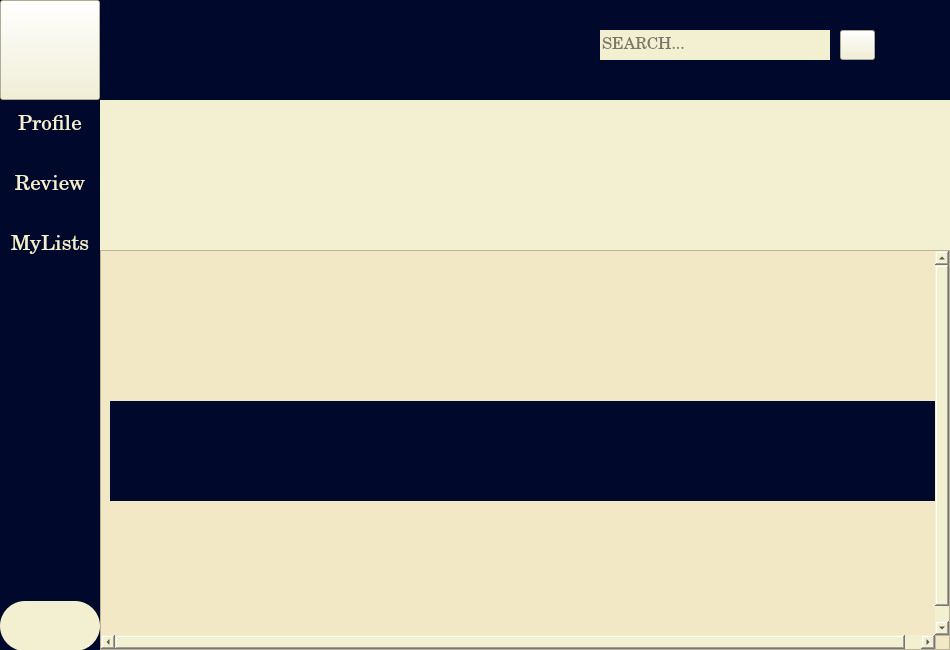
<?xml version="1.0" encoding="UTF-8"?>
<ui version="4.0">
 <class>Form</class>
 <widget class="QWidget" name="Form">
  <property name="geometry">
   <rect>
    <x>0</x>
    <y>0</y>
    <width>950</width>
    <height>650</height>
   </rect>
  </property>
  <property name="minimumSize">
   <size>
    <width>950</width>
    <height>650</height>
   </size>
  </property>
  <property name="maximumSize">
   <size>
    <width>950</width>
    <height>650</height>
   </size>
  </property>
  <property name="font">
   <font>
    <family>Century Schoolbook</family>
   </font>
  </property>
  <property name="windowTitle">
   <string>Form</string>
  </property>
  <property name="styleSheet">
   <string notr="true">background-color: rgb(243, 240, 209);</string>
  </property>
  <widget class="QFrame" name="menu">
   <property name="geometry">
    <rect>
     <x>0</x>
     <y>0</y>
     <width>100</width>
     <height>650</height>
    </rect>
   </property>
   <property name="minimumSize">
    <size>
     <width>100</width>
     <height>650</height>
    </size>
   </property>
   <property name="maximumSize">
    <size>
     <width>100</width>
     <height>650</height>
    </size>
   </property>
   <property name="font">
    <font>
     <family>Segoe UI</family>
    </font>
   </property>
   <property name="styleSheet">
    <string notr="true">background-color: rgb(0, 9, 44);</string>
   </property>
   <property name="frameShape">
    <enum>QFrame::StyledPanel</enum>
   </property>
   <property name="frameShadow">
    <enum>QFrame::Raised</enum>
   </property>
   <widget class="QPushButton" name="libmovBT">
    <property name="geometry">
     <rect>
      <x>0</x>
      <y>0</y>
      <width>100</width>
      <height>100</height>
     </rect>
    </property>
    <property name="minimumSize">
     <size>
      <width>100</width>
      <height>100</height>
     </size>
    </property>
    <property name="maximumSize">
     <size>
      <width>100</width>
      <height>100</height>
     </size>
    </property>
    <property name="font">
     <font>
      <family>Verdana</family>
      <pointsize>15</pointsize>
      <bold>true</bold>
     </font>
    </property>
    <property name="styleSheet">
     <string notr="true">background-color: rgb(243, 240, 209);
color: rgb(131, 16, 16);</string>
    </property>
    <property name="text">
     <string/>
    </property>
    <property name="icon">
     <iconset resource="resources.qrc">
      <normaloff>:/Icons/Icons/LIBMOV.png</normaloff>:/Icons/Icons/LIBMOV.png</iconset>
    </property>
    <property name="iconSize">
     <size>
      <width>100</width>
      <height>100</height>
     </size>
    </property>
    <property name="flat">
     <bool>false</bool>
    </property>
   </widget>
   <widget class="QWidget" name="layoutWidget">
    <property name="geometry">
     <rect>
      <x>0</x>
      <y>100</y>
      <width>107</width>
      <height>551</height>
     </rect>
    </property>
    <layout class="QVBoxLayout" name="verticalLayout_3">
     <property name="spacing">
      <number>10</number>
     </property>
     <property name="rightMargin">
      <number>0</number>
     </property>
     <property name="bottomMargin">
      <number>0</number>
     </property>
     <item>
      <widget class="QPushButton" name="profileBT">
       <property name="minimumSize">
        <size>
         <width>100</width>
         <height>50</height>
        </size>
       </property>
       <property name="maximumSize">
        <size>
         <width>100</width>
         <height>50</height>
        </size>
       </property>
       <property name="font">
        <font>
         <family>Century Schoolbook</family>
         <pointsize>16</pointsize>
        </font>
       </property>
       <property name="styleSheet">
        <string notr="true">color:rgb(243, 240, 209);</string>
       </property>
       <property name="text">
        <string>Profile</string>
       </property>
       <property name="flat">
        <bool>true</bool>
       </property>
      </widget>
     </item>
     <item>
      <widget class="QPushButton" name="reviewBT">
       <property name="minimumSize">
        <size>
         <width>100</width>
         <height>50</height>
        </size>
       </property>
       <property name="maximumSize">
        <size>
         <width>100</width>
         <height>50</height>
        </size>
       </property>
       <property name="font">
        <font>
         <family>Century Schoolbook</family>
         <pointsize>16</pointsize>
        </font>
       </property>
       <property name="styleSheet">
        <string notr="true">color:rgb(243, 240, 209);</string>
       </property>
       <property name="text">
        <string>Review</string>
       </property>
       <property name="flat">
        <bool>true</bool>
       </property>
      </widget>
     </item>
     <item>
      <widget class="QPushButton" name="watchBT">
       <property name="minimumSize">
        <size>
         <width>100</width>
         <height>50</height>
        </size>
       </property>
       <property name="maximumSize">
        <size>
         <width>100</width>
         <height>50</height>
        </size>
       </property>
       <property name="font">
        <font>
         <family>Century Schoolbook</family>
         <pointsize>16</pointsize>
        </font>
       </property>
       <property name="styleSheet">
        <string notr="true">color:rgb(243, 240, 209);</string>
       </property>
       <property name="text">
        <string>MyLists</string>
       </property>
       <property name="flat">
        <bool>true</bool>
       </property>
      </widget>
     </item>
     <item>
      <spacer name="verticalSpacer">
       <property name="orientation">
        <enum>Qt::Vertical</enum>
       </property>
       <property name="sizeHint" stdset="0">
        <size>
         <width>20</width>
         <height>40</height>
        </size>
       </property>
      </spacer>
     </item>
     <item>
      <widget class="QPushButton" name="logoutBT">
       <property name="minimumSize">
        <size>
         <width>100</width>
         <height>50</height>
        </size>
       </property>
       <property name="maximumSize">
        <size>
         <width>100</width>
         <height>50</height>
        </size>
       </property>
       <property name="font">
        <font>
         <family>Verdana</family>
         <pointsize>15</pointsize>
         <bold>false</bold>
        </font>
       </property>
       <property name="styleSheet">
        <string notr="true">background-color: rgb(243, 240, 209);
border-radius: 25px;
border-color: rgb(0, 9, 44);</string>
       </property>
       <property name="text">
        <string/>
       </property>
       <property name="icon">
        <iconset resource="resources.qrc">
         <normaloff>:/Icons/Icons/logout-box-line.png</normaloff>:/Icons/Icons/logout-box-line.png</iconset>
       </property>
       <property name="iconSize">
        <size>
         <width>30</width>
         <height>30</height>
        </size>
       </property>
       <property name="flat">
        <bool>false</bool>
       </property>
      </widget>
     </item>
    </layout>
   </widget>
   <zorder>layoutWidget</zorder>
   <zorder>libmovBT</zorder>
  </widget>
  <widget class="QWidget" name="widget" native="true">
   <property name="geometry">
    <rect>
     <x>100</x>
     <y>0</y>
     <width>850</width>
     <height>650</height>
    </rect>
   </property>
   <property name="minimumSize">
    <size>
     <width>850</width>
     <height>650</height>
    </size>
   </property>
   <property name="maximumSize">
    <size>
     <width>850</width>
     <height>650</height>
    </size>
   </property>
   <layout class="QVBoxLayout" name="verticalLayout">
    <property name="spacing">
     <number>0</number>
    </property>
    <property name="leftMargin">
     <number>0</number>
    </property>
    <property name="topMargin">
     <number>0</number>
    </property>
    <property name="rightMargin">
     <number>0</number>
    </property>
    <property name="bottomMargin">
     <number>0</number>
    </property>
    <item>
     <widget class="QWidget" name="widget_2" native="true">
      <property name="minimumSize">
       <size>
        <width>950</width>
        <height>100</height>
       </size>
      </property>
      <property name="maximumSize">
       <size>
        <width>850</width>
        <height>100</height>
       </size>
      </property>
      <property name="styleSheet">
       <string notr="true">background-color:rgb(0, 9, 44);</string>
      </property>
      <widget class="QLineEdit" name="lineEdit">
       <property name="geometry">
        <rect>
         <x>500</x>
         <y>30</y>
         <width>230</width>
         <height>30</height>
        </rect>
       </property>
       <property name="minimumSize">
        <size>
         <width>230</width>
         <height>30</height>
        </size>
       </property>
       <property name="font">
        <font>
         <family>Century Schoolbook</family>
         <pointsize>12</pointsize>
        </font>
       </property>
       <property name="styleSheet">
        <string notr="true">background-color: rgb(243, 240, 209);</string>
       </property>
       <property name="frame">
        <bool>false</bool>
       </property>
       <property name="placeholderText">
        <string>SEARCH...</string>
       </property>
      </widget>
      <widget class="QPushButton" name="pushButton">
       <property name="geometry">
        <rect>
         <x>740</x>
         <y>30</y>
         <width>35</width>
         <height>30</height>
        </rect>
       </property>
       <property name="minimumSize">
        <size>
         <width>35</width>
         <height>30</height>
        </size>
       </property>
       <property name="styleSheet">
        <string notr="true">background-color: rgb(243, 240, 209)</string>
       </property>
       <property name="text">
        <string/>
       </property>
       <property name="icon">
        <iconset resource="resources.qrc">
         <normaloff>:/Icons/Icons/search-2-line.png</normaloff>:/Icons/Icons/search-2-line.png</iconset>
       </property>
       <property name="iconSize">
        <size>
         <width>24</width>
         <height>24</height>
        </size>
       </property>
      </widget>
     </widget>
    </item>
    <item>
     <widget class="QWidget" name="widget_3" native="true">
      <property name="minimumSize">
       <size>
        <width>850</width>
        <height>150</height>
       </size>
      </property>
      <property name="maximumSize">
       <size>
        <width>850</width>
        <height>150</height>
       </size>
      </property>
      <widget class="QLabel" name="pf_label">
       <property name="geometry">
        <rect>
         <x>290</x>
         <y>20</y>
         <width>340</width>
         <height>110</height>
        </rect>
       </property>
       <property name="font">
        <font>
         <family>Century Schoolbook</family>
         <pointsize>45</pointsize>
        </font>
       </property>
       <property name="text">
        <string/>
       </property>
       <property name="alignment">
        <set>Qt::AlignCenter</set>
       </property>
      </widget>
      <widget class="QLabel" name="label_2">
       <property name="geometry">
        <rect>
         <x>110</x>
         <y>10</y>
         <width>130</width>
         <height>130</height>
        </rect>
       </property>
       <property name="text">
        <string/>
       </property>
       <property name="pixmap">
        <pixmap resource="resources.qrc">:/Icons/Icons/user-search-line (1).png</pixmap>
       </property>
       <property name="scaledContents">
        <bool>true</bool>
       </property>
      </widget>
     </widget>
    </item>
    <item>
     <widget class="QScrollArea" name="scrollArea">
      <property name="minimumSize">
       <size>
        <width>850</width>
        <height>400</height>
       </size>
      </property>
      <property name="maximumSize">
       <size>
        <width>850</width>
        <height>400</height>
       </size>
      </property>
      <property name="styleSheet">
       <string notr="true">background-color: rgb(242, 232, 198);</string>
      </property>
      <property name="widgetResizable">
       <bool>true</bool>
      </property>
      <widget class="QWidget" name="scrollAreaWidgetContents">
       <property name="geometry">
        <rect>
         <x>-19</x>
         <y>0</y>
         <width>850</width>
         <height>400</height>
        </rect>
       </property>
       <property name="minimumSize">
        <size>
         <width>850</width>
         <height>400</height>
        </size>
       </property>
       <layout class="QVBoxLayout" name="verticalLayout_2">
        <item>
         <widget class="QWidget" name="widget_4" native="true">
          <property name="minimumSize">
           <size>
            <width>850</width>
            <height>100</height>
           </size>
          </property>
          <property name="maximumSize">
           <size>
            <width>850</width>
            <height>100</height>
           </size>
          </property>
          <property name="styleSheet">
           <string notr="true">background-color:rgb(0, 9, 44);</string>
          </property>
          <widget class="QLabel" name="label">
           <property name="geometry">
            <rect>
             <x>275</x>
             <y>-100</y>
             <width>300</width>
             <height>300</height>
            </rect>
           </property>
           <property name="styleSheet">
            <string notr="true">color: rgb(255, 255, 255);</string>
           </property>
           <property name="text">
            <string/>
           </property>
           <property name="pixmap">
            <pixmap resource="resources.qrc">:/Icons/Icons/LIBMOV (H2).png</pixmap>
           </property>
           <property name="scaledContents">
            <bool>true</bool>
           </property>
           <property name="alignment">
            <set>Qt::AlignCenter</set>
           </property>
          </widget>
         </widget>
        </item>
       </layout>
      </widget>
     </widget>
    </item>
   </layout>
  </widget>
  <zorder>widget</zorder>
  <zorder>menu</zorder>
 </widget>
 <resources>
  <include location="resources.qrc"/>
 </resources>
 <connections/>
</ui>
